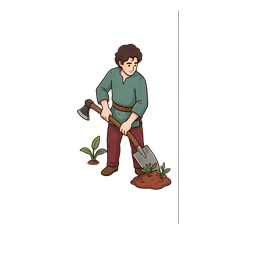
#> input picture assets/game/agent_gather_clay_01.png, 256 x 256 px, given in place of agent_gather_wood_01.png, which was not available
$ python check_resource_activity_assets.py
#> lines starting #> are read from the running program, lines starting #| are printed output that depends on the picture; pictures that were not available may be replaced by others from this repository, and a replacement may not be noted
#!/usr/bin/env python3
"""Validate the two-frame resource-specific gathering sprite contract."""

from pathlib import Path

from PIL import Image, ImageChops

ROOT = Path(__file__).resolve().parents[1]
KINDS = ("wood", "food", "stone", "gold", "iron", "clay", "fiber")

for kind in KINDS:
    frames = []
    bounds = []
    for number in (1, 2):
        path = ROOT / "assets" / "game" / f"agent_gather_{kind}_{number:02d}.png"
        image = Image.open(path)
#> image is the input picture: PIL image 256x256 RGBA; mean R, G, B, A 11.6, 9.8, 8.5, 22.4
        if image.mode != "RGBA" or image.size != (256, 256):
            raise SystemExit(f"FAIL {path.name}: expected 256x256 RGBA, got {image.size} {image.mode}")
        alpha = image.getchannel("A")
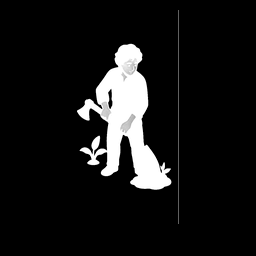
#> alpha: PIL image 256x256 L; min 0, max 255, mean 22.4
        box = alpha.getbbox()
#> box = (77, 10, 179, 224)
        if box is None or alpha.getextrema() != (0, 255):
            raise SystemExit(f"FAIL {path.name}: missing full-range transparency")
        if any(alpha.getpixel(corner) != 0 for corner in ((0, 0), (255, 0), (0, 255), (255, 255))):
            raise SystemExit(f"FAIL {path.name}: corners must be transparent")
        frames.append(image)
        bounds.append(box)
    if bounds[0][3] != bounds[1][3]:
        raise SystemExit(f"FAIL {kind}: frame baselines differ: {bounds}")
    if ImageChops.difference(frames[0], frames[1]).getbbox() is None:
        raise SystemExit(f"FAIL {kind}: two frames are identical")
    print(f"PASS {kind}: bounds={bounds}")
#> pass 2 of the loop `for kind in KINDS:`:
#> frames = []
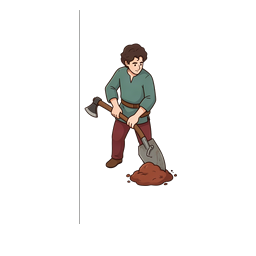
#> input picture assets/game/agent_gather_clay_02.png, 256 x 256 px, given in place of agent_gather_food_01.png, which was not available
#> image is the input picture: PIL image 256x256 RGBA; mean R, G, B, A 10.4, 8.6, 7.5, 20.4
#> `alpha = image.getchannel("A")`:
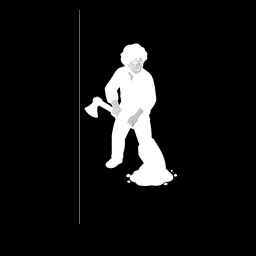
#> alpha: PIL image 256x256 L; min 0, max 255, mean 20.4
#> box = (79, 10, 177, 224)
#> (the run stopped early here; a loop or call above may not have finished)
